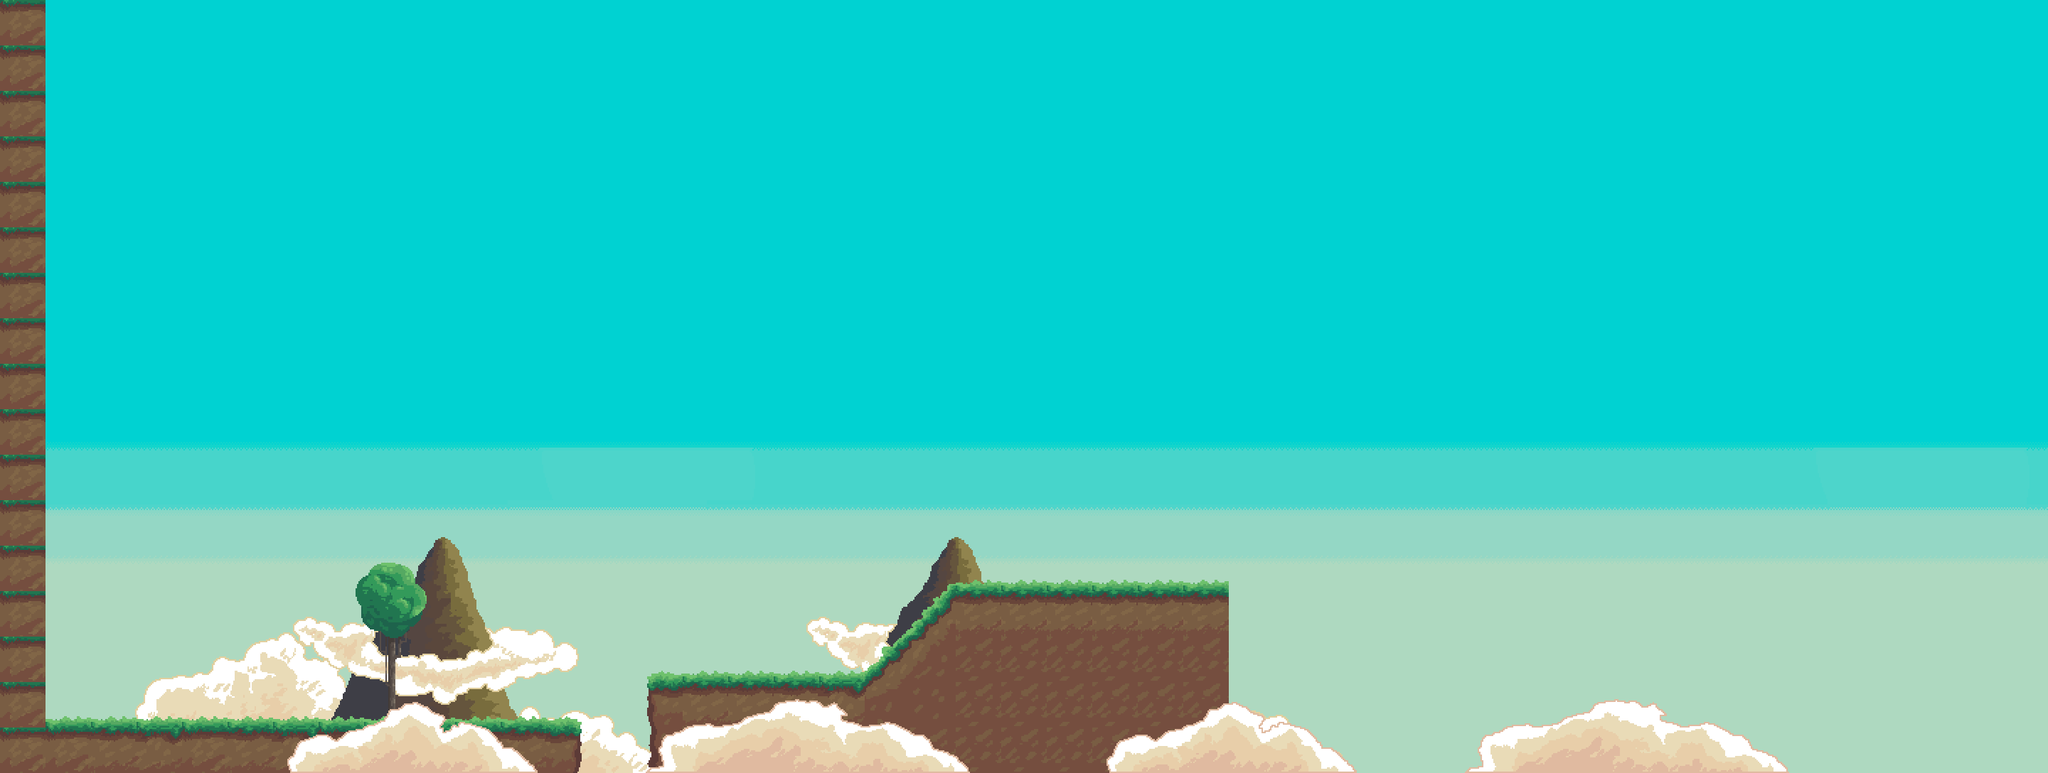

Below is a game level as drawn by its tile map, then a one-line description and the .tmx that defines it (tile-layer data replaced by summaries):
An orthogonal 45x17 tile map with 64x64 px tiles, 10 tile layers (Passable Platforms, Ladders, Coins, Background3, ...), 6 tilesets and 2 objects.

<map version="1.2" tiledversion="1.2.4" orientation="orthogonal" renderorder="left-up" width="45" height="17" tilewidth="64" tileheight="64" infinite="0" backgroundcolor="#003cb5" nextlayerid="45" nextobjectid="12">
 <tileset firstgid="1" source="items.tsx" />
 <tileset firstgid="25" source="painted-style.tsx" />
 <tileset firstgid="257" source="painted-style2.tsx" />
 <tileset firstgid="261" source="painted-style3.tsx" />
 <tileset firstgid="263" source="painted-style4.tsx" />
 <tileset firstgid="265" source="door.tsx" />
 <objectgroup id="13" name="Moving Platforms" />
 <objectgroup id="42" name="Doors">
  <object id="10" gid="1907" x="128" y="960" width="64" height="64">
   <properties>
    <property name="id" type="int" value="0" />
    <property name="to_id" type="int" value="0" />
    <property name="to_name" value="test2.tmx" />
   </properties>
  </object>
  <object id="11" gid="1843" x="128" y="896" width="64" height="64" />
 </objectgroup>
 <layer id="34" name="Passable Platforms" width="45" height="17">
  <data>[765 cells, 4 non-empty, 1 distinct tile ids]</data>
 </layer>
 <layer id="35" name="Ladders" width="45" height="17">
  <data>[765 cells, 0 non-empty, 0 distinct tile ids]</data>
 </layer>
 <layer id="36" name="Coins" width="45" height="17">
  <data>[765 cells, 0 non-empty, 0 distinct tile ids]</data>
 </layer>
 <layer id="37" name="Background3" width="45" height="17">
  <data>[765 cells, 20 non-empty, 4 distinct tile ids]</data>
 </layer>
 <layer id="38" name="Background2" width="45" height="17">
  <data>[765 cells, 1 non-empty, 1 distinct tile ids]</data>
 </layer>
 <layer id="39" name="Background" width="45" height="17">
  <data>[765 cells, 12 non-empty, 12 distinct tile ids]</data>
 </layer>
 <layer id="41" name="Platforms" width="45" height="17">
  <data>[765 cells, 95 non-empty, 17 distinct tile ids]</data>
 </layer>
 <layer id="44" name="Foreground3" width="45" height="17">
  <data>[765 cells, 0 non-empty, 0 distinct tile ids]</data>
 </layer>
 <layer id="43" name="Foreground2" width="45" height="17">
  <data>[765 cells, 0 non-empty, 0 distinct tile ids]</data>
 </layer>
 <layer id="40" name="Foreground" width="45" height="17">
  <data>[765 cells, 2 non-empty, 1 distinct tile ids]</data>
 </layer>
</map>
